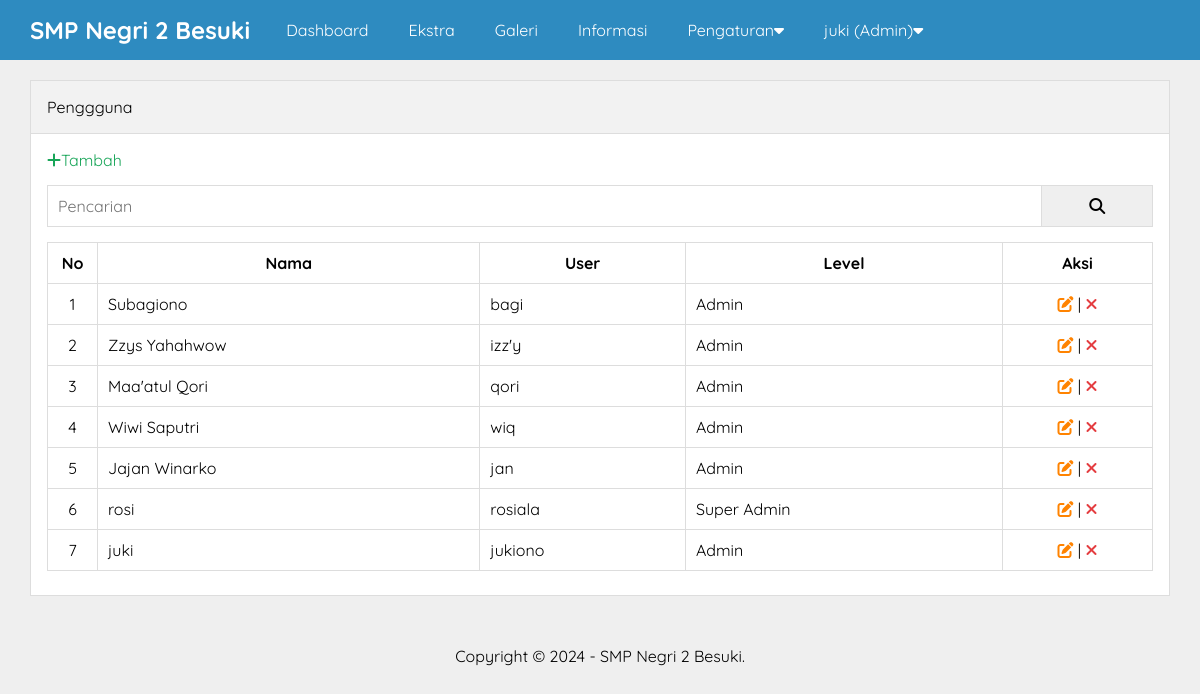
/admin/pengguna.php (signed in), run on the app's committed database.
### tables this page shows
CREATE TABLE `pengaturan` (
  `id` int(11) NOT NULL,
  `nama` varchar(50) NOT NULL,
  `email` varchar(50) NOT NULL,
  `telepon` varchar(20) NOT NULL,
  `alamat` text NOT NULL,
  `logo` varchar(50) NOT NULL,
  `favicon` varchar(50) NOT NULL,
  `tentang_sekolah` text NOT NULL,
  `foto_sekolah` varchar(50) NOT NULL,
  `google_maps` text NOT NULL,
  `nama_kepsek` varchar(50) NOT NULL,
  `foto_kepsek` varchar(50) NOT NULL,
  `sambutan_kepsek` text NOT NULL,
  `created_at` timestamp NOT NULL DEFAULT current_timestamp(),
  `updated_at` datetime DEFAULT NULL
);

CREATE TABLE `pengguna` (
  `id` int(11) NOT NULL,
  `nama` varchar(30) NOT NULL,
  `username` varchar(30) NOT NULL,
  `password` varchar(50) NOT NULL,
  `level` enum('Super Admin','Admin') NOT NULL,
  `created_at` timestamp NOT NULL DEFAULT current_timestamp(),
  `updated_at` datetime DEFAULT NULL
);

### admin/pengguna.php (the view, shortened to what this page needs)
<?php include 'header.php' ?>
        <div class="content">
            <div class="container">
                <div class="box">
                    <div class="box-header">
                        Penggguna
                    </div>
                    <div class="box-body">
                        <a href="tambah-pengguna.php" class="text-green"><i class="fa fa-plus"></i>Tambah</a>
                        <form action="">
                            <div class="input-group">
                                <input type="text" name="key" placeholder="Pencarian">
                                <button type="submit"><i class="fa fa-search"></i></button>
                            </div>
                        </form>
                        <table class="table">
                            <thead>
                                <tr>
                                    <th>No</th>
                                    <th>Nama</th>
                                    <th>User</th>
                                    <th>Level</th>
                                    <th>Aksi</th>
                                </tr>
                            </thead>
                            <tbody>
                                <?php
                                $no = 1;
                                    $where = " WHERE 1=1" ;
                                    $pengguna = mysqli_query($conn, "SELECT * FROM pengguna $where ORDER BY id DESC");
                                    if(mysqli_num_rows($pengguna) > 0){
                                        while($p = mysqli_fetch_array($pengguna)){
                                ?>
                                <tr>
                                    <td><?= $no++ ?></td>
                                    <td><?= $p['nama'] ?></td>
                                    <td><?= $p['username'] ?></td>
                                    <td><?= $p['level'] ?></td>
                                    <td>
                                        <a href="edit-pengguna.php?id=<?= $p['id'] ?>" title="Edit Data" class="text-orange"><i class="fa fa-edit"></i></a> |
                                        <a href="hapus.php?idpengguna=<?= $p['id'] ?>" onclick="return confirm('Yakin Ingin Menghapus?')" title="Hapus Data" class="text-red"><i class="fa fa-times"></i></a>
                                    </td>
                                </tr>
                                <?php }}else{ ?>
                                    <tr>
                                        <td colspan="5">Data Tidak Ada</td>
                                    </tr>
                                <?php } ?>
                            </tbody>
                        </table>
                    </div>
                </div>
            </div>
        </div>
        <?php include 'footer.php' ?>

### admin/header.php (shortened to what this page needs)
<?php
    include '../koneksi.php';
    $identitas = mysqli_query($conn, "SELECT * FROM pengaturan ORDER BY id DESC LIMIT 1");
    $d = mysqli_fetch_object($identitas);
?>
<!DOCTYPE html>
<html>
    <head>
        <link rel="stylesheet" type="text/css" href="../assets/css/style.css">
        <link rel="stylesheet" href="https://cdnjs.cloudflare.com/ajax/libs/font-awesome/6.5.2/css/all.min.css" />
    </head>
    <body class="bg-light">
        <div class="navbar">
            <div class="container">
                <h2 class="nav-brand float-left"><a href="index.php"><?= $d->nama ?></a></h2>
                <ul class="nav-menu float-left">
                    <li><a href="index.php">Dashboard</a></li>
                    <?php if($_SESSION['ulevel'] == 'Super Admin'){ ?>
                        <li><a href="pengguna.php">Pengguna</a></li>
                    <?php } elseif($_SESSION['ulevel'] == 'Admin'){ ?>
                        <li><a href="jurusan.php">Ekstra</a></li>
                        <li><a href="galeri.php">Galeri</a></li>
                        <li><a href="informasi.php">Informasi</a></li>
                        <li>
                            <a href="#">Pengaturan<i class="fa fa-caret-down"></i></a>
                        </li>
                    <?php } ?>
                    <li>
                        <a href=""><?= $_SESSION['uname'] ?> (<?= $_SESSION['ulevel'] ?>)<i class="fa fa-caret-down"></i></a>
                    </li>
                </ul>
            </div>
        </div>

### admin/footer.php
        <div class="footer">
            <div class="container text-center">
                Copyright &copy; 2024 - <?= $d->nama ?>.
            </div>
        </div>
    </body>
</html>

### assets/css/style.css (style rules this page uses)
* { margin: 0; padding: 0; font-family: 'Quicksand', sans-serif; box-sizing: border-box; }
a { text-decoration: none; }
.float-left { float: left; }
.container { width: 1140px; margin:0 auto; }
.container::after { content: ""; display: block; clear: both; }
.bg-light { background-color: #efefef; }
.box { border:1px solid #ddd; background-color: #fff; }
.box-header { padding:16px; border-bottom:1px solid #ddd; background-color: #f2f2f2; }
.box-body { padding: 16px; }
form { margin: 15px 0; }
.text-center { text-align: center !important; }
.navbar { height: 60px; width: 100%; background-color: #2E8BC0; position: fixed; top: 0; z-index: 1000; }
.navbar a { color: #fff; }
.nav-brand { display: inline-block; padding: 15px 0; margin-right: 16px; }
.nav-menu { display: flex; list-style: none; }
.nav-menu li a { padding: 20px; display: inline-block; }
.content { padding: 80px 0 30px 0; }
.footer { padding: 20px 0; }
.table { width: 100%; border-collapse: collapse; margin: 8px 0; }
.table th, .table td { border: 1px solid #ddd; padding: 10px; }
.table td:first-child { width:50px; text-align: center; }
.table td:last-child { width:150px; text-align: center; }
.text-red { color: #e43d40; }
.text-orange { color: #ff8300; }
.text-green { color: #18a558; }
.input-group::after { content: ""; clear: both; display: block; }
.input-group input[type="text"] { width: 90%; padding: 10px; font-size: 16px; float: left; border: 1px solid #ddd; }
.input-group button { width: 10%; padding: 10px; font-size: 16px; float: left; border: 1px solid #ddd; border-left: none; }

### data on the page
pengaturan: nama "SMP Negri 2 Besuki"
pengguna: nama "Subagiono", username "bagi", level "Admin"
pengguna: nama "Zzys Yahahwow", username "izz'y", level "Admin"
pengguna: nama "Maa'atul Qori", username "qori", level "Admin"
pengguna: nama "Wiwi Saputri", username "wiq", level "Admin"
pengguna: nama "Jajan Winarko", username "jan", level "Admin"
pengguna: nama "rosi", username "rosiala", level "Super Admin"
pengguna: nama "juki", username "jukiono", level "Admin"

### other printed values
$_SESSION['uname'] "juki"
$_SESSION['ulevel'] "Admin"
